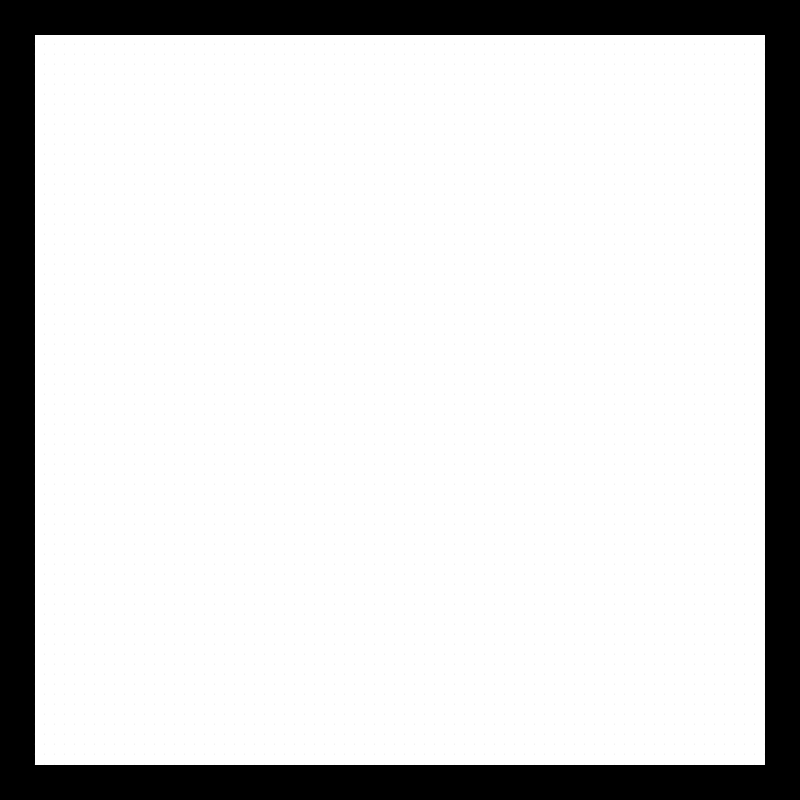
Frame 1 (no input)
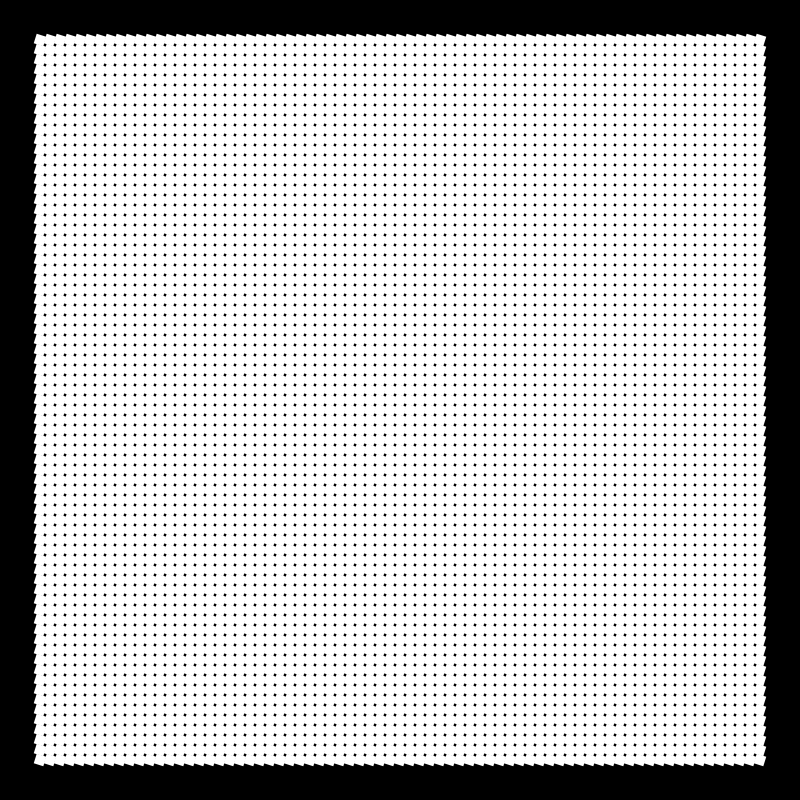
Frame 60 (no input)
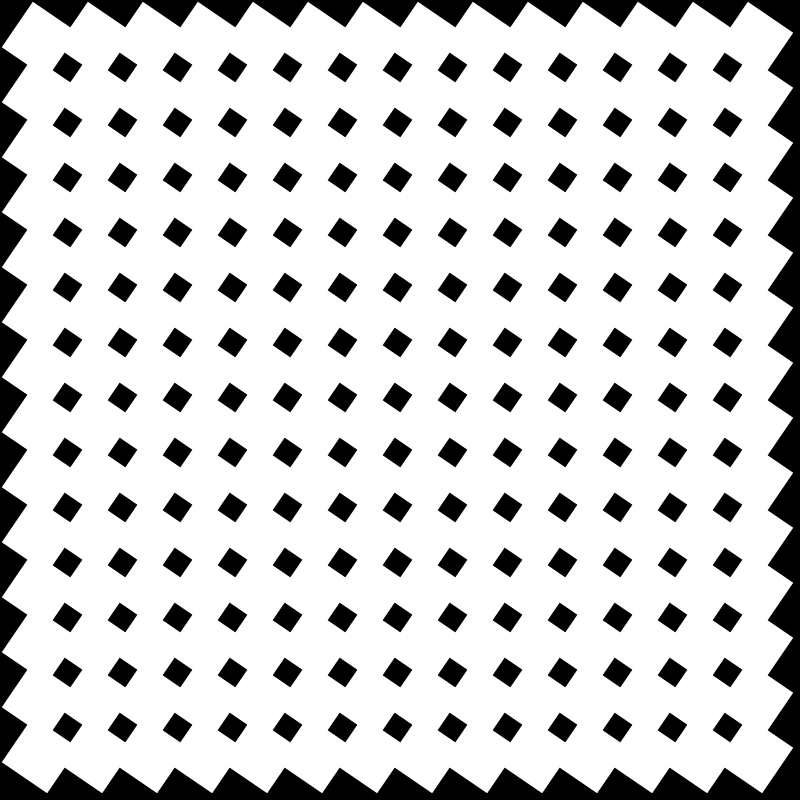
Frame 120 (the mouse pressed at the canvas centre since frame 60)

The p5.js sketch that drew these frames (run headless with seeded random() and noise() and a simulated clock; from frame 60 on, the mouse is pressed at the canvas centre):

// p5.js sketch
// ── sketch.js
//eh, relationships; i guess; september, 2025.

/* ask: 
The world is defined through relationships and those relationships shape our perspectives. Use variables to build in some relationships between two or more elements in your sketch and think about how the perception of what’s happening is different depending on which element's perspective you take on.
*/

let s = 50;
let x = 0;
let y = 0;

function setup() {
  createCanvas(800, 800);

  s = width * 0.05; //the person is 5% of the world.
  x = s * 1.5; //give it a margin of 1.5x its size.

  ground_y = height * 0.75; //make ground at 75% of height.
  y = ground_y - s / 2;
}

function draw() {
  background(0);

  w = map(mouseX, 0, width, 10,100);
  h = map(mouseY, 0, height, 10, 100);

  var my_over_mx = mouseY / mouseX; //ratio of x over y.

  // w = 10 + mouseX;
  // h = 0.01 * w + my_over_mx;

  // var x_gap = 1+ w;
  // var y_gap = h*1.5;

  for (let x = 0 + s; x <= width - s; x += w) {
    for (let y = 0 + s; y <= height - s; y += h) {
      push();
      rectMode(CENTER);
      translate(x, y);
      var pace = frameCount * 0.005;
      rotate(pace);
      noStroke();
      fill(255);
      rect(0, 0, w, h);
      pop();
    }
  }
}
